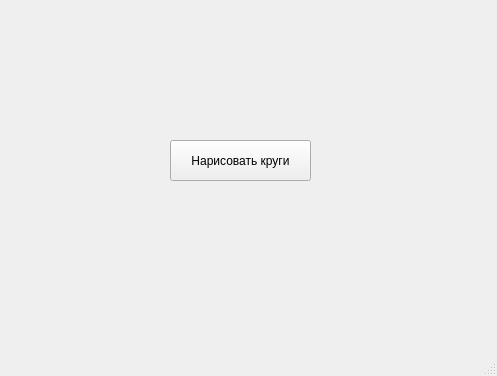
<?xml version="1.0" encoding="UTF-8"?>
<ui version="4.0">
 <class>MainWindow</class>
 <widget class="QMainWindow" name="MainWindow">
  <property name="geometry">
   <rect>
    <x>0</x>
    <y>0</y>
    <width>497</width>
    <height>376</height>
   </rect>
  </property>
  <property name="windowTitle">
   <string>MainWindow</string>
  </property>
  <widget class="QWidget" name="centralwidget">
   <widget class="QPushButton" name="button">
    <property name="geometry">
     <rect>
      <x>170</x>
      <y>140</y>
      <width>141</width>
      <height>41</height>
     </rect>
    </property>
    <property name="text">
     <string>Нарисовать круги</string>
    </property>
   </widget>
  </widget>
  <widget class="QMenuBar" name="menubar">
   <property name="geometry">
    <rect>
     <x>0</x>
     <y>0</y>
     <width>497</width>
     <height>21</height>
    </rect>
   </property>
  </widget>
  <widget class="QStatusBar" name="statusbar"/>
 </widget>
 <resources/>
 <connections/>
</ui>
